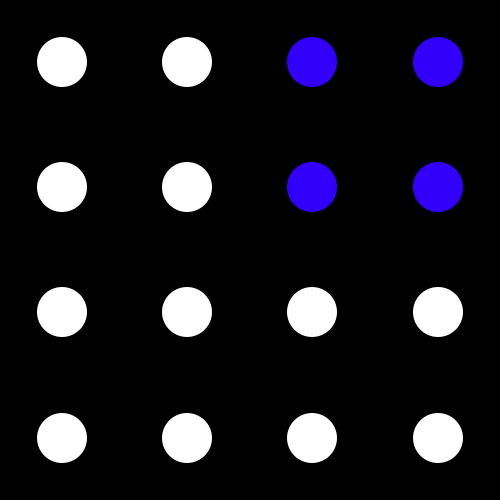
Frame 1 (no input)
Frame 60 (the mouse pressed at the canvas centre just before this capture): identical to frame 1, image omitted
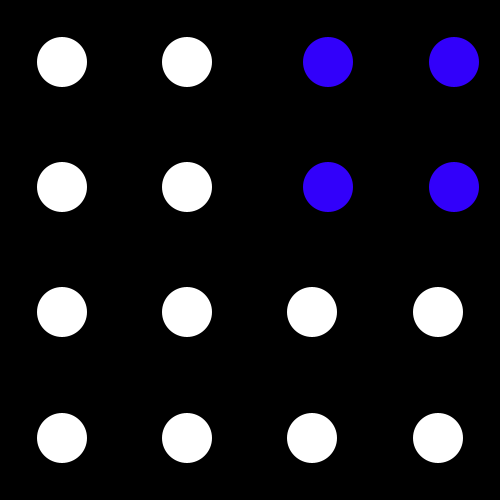
Frame 120 (the mouse held since frame 60 and released just before this capture)

The Processing sketch that drew these frames (run headless with seeded random() and noise(); from frame 60 on, the mouse is pressed at the canvas centre):

// Processing sketch: processing_119321
// ── processing_119321.pde

void setup()
{
  size(500, 500);
  background(0);
}

void draw()
{
  background(0);
  fill(255);
  noStroke();
  
  ellipse(62, 62, 50, 50);
  ellipse(187, 62, 50, 50);
  
  ellipse(62, 187, 50, 50);
  ellipse(187, 187, 50, 50);

  ellipse(62, 312, 50, 50);
  ellipse(187, 312, 50, 50);
  ellipse(312, 312, 50, 50);
  ellipse(438, 312, 50, 50);
  
  ellipse(62, 438, 50, 50);
  ellipse(187, 438, 50, 50);
  ellipse(312, 438, 50, 50);
  ellipse(438, 438, 50, 50);
  
  fill(50, 0, 250);
  translate(mouseX/15, 0);
  pushMatrix();
  ellipse(312, 62, 50, 50);
  ellipse(438, 62, 50, 50);
  ellipse(312, 187, 50, 50);
  ellipse(438, 187, 50, 50);
  popMatrix();
}
